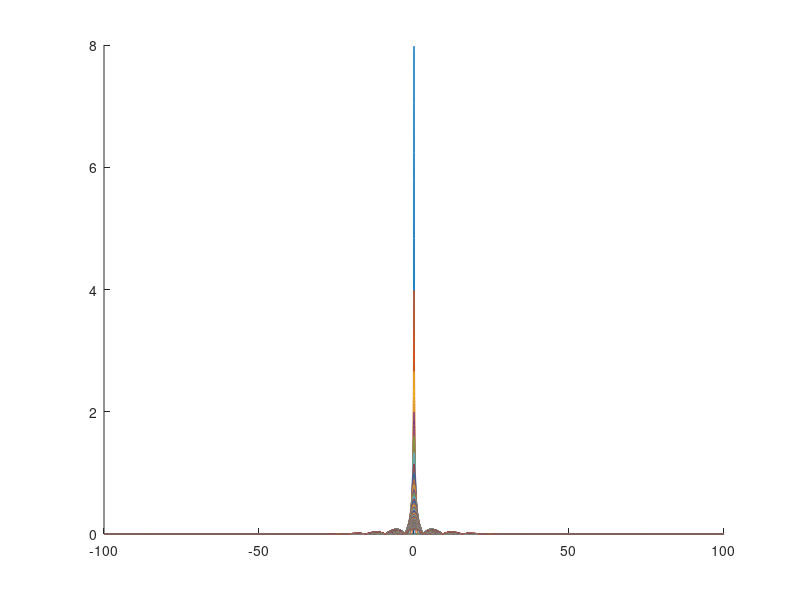
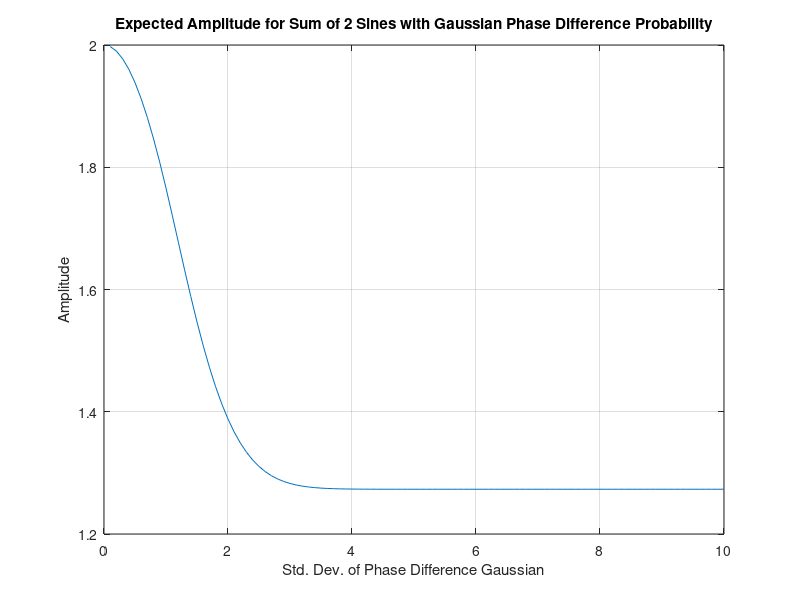

Here is the MATLAB script that generated these plots, in order:
% expected amplitude for summing two sines with a random phase relationship
% whereby the difference in phases is normally distrobuted

% indefinite integral of this function wrt x gives amplitude for given sigma
Integrand = @(sigma, x) 1./(sigma.*sqrt(pi)).*exp(-0.5*(x./sigma).^2).*sqrt(1+cos(x));

% loop over sigma values and calculate indefinite integral for each
sigmas = 0.1:0.1:10;

Integrals = zeros(size(sigmas));

% range of integration
phi = -100:0.01:100;

% for plotting integrands
figure
hold on

for index = 0:range(size(sigmas))
    currentIntegrand = Integrand(sigmas(index+1), phi);
    plot(phi, currentIntegrand)
    
    currentIntegral = -trapz(currentIntegrand, phi);
    Integrals(index+1) = currentIntegral;
end

figure
plot(sigmas, Integrals)
title('Expected Amplitude for Sum of 2 Sines with Gaussian Phase Difference Probability')
xlabel('Std. Dev. of Phase Difference Gaussian')
ylabel('Amplitude')
grid on